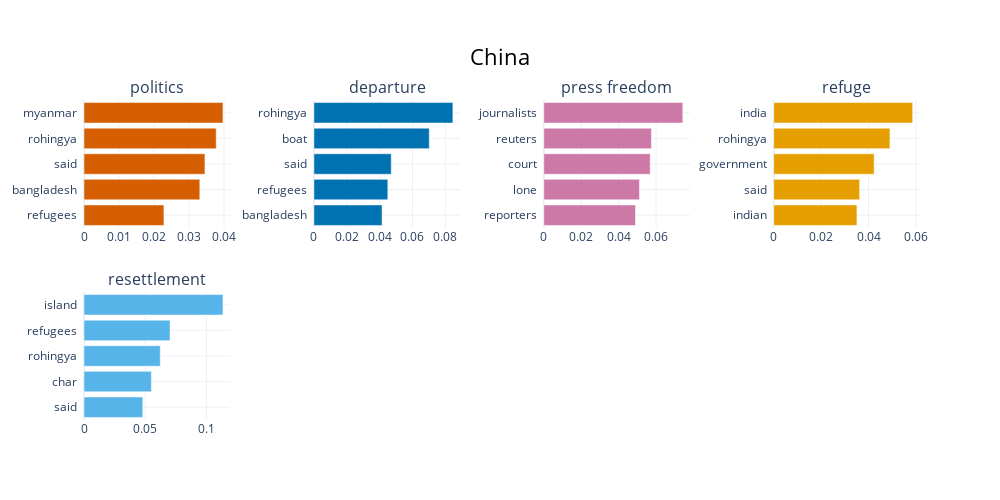

Source (notebook cell):
### Code cell
topic_model_cn.visualize_barchart(top_n_topics=5, title='China', custom_labels=True)

### Figure 1 — Plotly figure (JSON) as saved in the notebook; plotly's stock layout.template omitted (floating-point values rounded to 4 significant figures)
{"data": [{"marker": {"color": "#D55E00"}, "orientation": "h", "type": "bar", "x": [0.02282, 0.03307, 0.03454, 0.03776, 0.0397], "xaxis": "x", "y": ["refugees  ", "bangladesh  ", "said  ", "rohingya  ", "myanmar  "], "yaxis": "y"}, {"marker": {"color": "#0072B2"}, "orientation": "h", "type": "bar", "x": [0.04149, 0.04499, 0.04707, 0.07022, 0.08459], "xaxis": "x2", "y": ["bangladesh  ", "refugees  ", "said  ", "boat  ", "rohingya  "], "yaxis": "y2"}, {"marker": {"color": "#CC79A7"}, "orientation": "h", "type": "bar", "x": [0.049, 0.05111, 0.05684, 0.05749, 0.07427], "xaxis": "x3", "y": ["reporters  ", "lone  ", "court  ", "reuters  ", "journalists  "], "yaxis": "y3"}, {"marker": {"color": "#E69F00"}, "orientation": "h", "type": "bar", "x": [0.03512, 0.03626, 0.04236, 0.04905, 0.05865], "xaxis": "x4", "y": ["indian  ", "said  ", "government  ", "rohingya  ", "india  "], "yaxis": "y4"}, {"marker": {"color": "#56B4E9"}, "orientation": "h", "type": "bar", "x": [0.04807, 0.05506, 0.06231, 0.07029, 0.1136], "xaxis": "x5", "y": ["said  ", "char  ", "rohingya  ", "refugees  ", "island  "], "yaxis": "y5"}], "layout": {"annotations": [{"font": {"size": 16}, "showarrow": false, "text": "politics", "x": 0.0875, "xanchor": "center", "xref": "paper", "y": 1, "yanchor": "bottom", "yref": "paper"}, {"font": {"size": 16}, "showarrow": false, "text": "departure", "x": 0.3625, "xanchor": "center", "xref": "paper", "y": 1, "yanchor": "bottom", "yref": "paper"}, {"font": {"size": 16}, "showarrow": false, "text": "press freedom", "x": 0.6375, "xanchor": "center", "xref": "paper", "y": 1, "yanchor": "bottom", "yref": "paper"}, {"font": {"size": 16}, "showarrow": false, "text": "refuge", "x": 0.9125, "xanchor": "center", "xref": "paper", "y": 1, "yanchor": "bottom", "yref": "paper"}, {"font": {"size": 16}, "showarrow": false, "text": "resettlement", "x": 0.0875, "xanchor": "center", "xref": "paper", "y": 0.4, "yanchor": "bottom", "yref": "paper"}], "height": 500, "hoverlabel": {"bgcolor": "white", "font": {"family": "Rockwell", "size": 16}}, "showlegend": false, "title": {"font": {"color": "Black", "size": 22}, "text": "China", "x": 0.5, "xanchor": "center", "yanchor": "top"}, "width": 1000, "xaxis": {"anchor": "y", "autorange": true, "domain": [0, 0.175], "range": [0, 0.04178], "showgrid": true, "type": "linear"}, "xaxis2": {"anchor": "y2", "autorange": true, "domain": [0.275, 0.45], "range": [0, 0.08904], "showgrid": true, "type": "linear"}, "xaxis3": {"anchor": "y3", "autorange": true, "domain": [0.55, 0.725], "range": [0, 0.07818], "showgrid": true, "type": "linear"}, "xaxis4": {"anchor": "y4", "autorange": true, "domain": [0.825, 1], "range": [0, 0.06173], "showgrid": true, "type": "linear"}, "xaxis5": {"anchor": "y5", "autorange": true, "domain": [0, 0.175], "range": [0, 0.1196], "showgrid": true, "type": "linear"}, "xaxis6": {"anchor": "y6", "domain": [0.275, 0.45], "showgrid": true}, "xaxis7": {"anchor": "y7", "domain": [0.55, 0.725], "showgrid": true}, "xaxis8": {"anchor": "y8", "domain": [0.825, 1], "showgrid": true}, "yaxis": {"anchor": "x", "autorange": true, "domain": [0.6, 1], "range": [-0.5, 4.5], "showgrid": true, "type": "category"}, "yaxis2": {"anchor": "x2", "autorange": true, "domain": [0.6, 1], "range": [-0.5, 4.5], "showgrid": true, "type": "category"}, "yaxis3": {"anchor": "x3", "autorange": true, "domain": [0.6, 1], "range": [-0.5, 4.5], "showgrid": true, "type": "category"}, "yaxis4": {"anchor": "x4", "autorange": true, "domain": [0.6, 1], "range": [-0.5, 4.5], "showgrid": true, "type": "category"}, "yaxis5": {"anchor": "x5", "autorange": true, "domain": [0, 0.4], "range": [-0.5, 4.5], "showgrid": true, "type": "category"}, "yaxis6": {"anchor": "x6", "domain": [0, 0.4], "showgrid": true}, "yaxis7": {"anchor": "x7", "domain": [0, 0.4], "showgrid": true}, "yaxis8": {"anchor": "x8", "domain": [0, 0.4], "showgrid": true}}}
